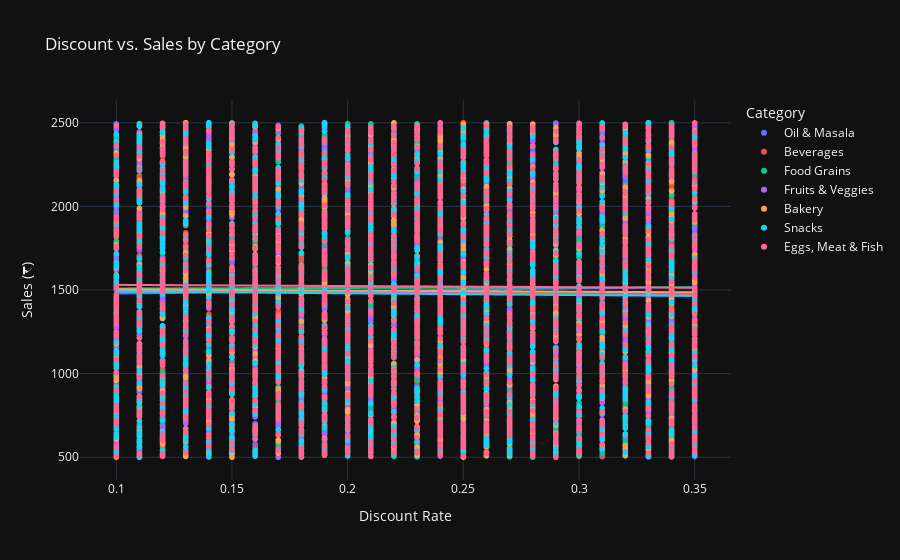

Notebook code cell kept with this figure:
### Code cell
fig = px.scatter(df, x='Discount', y='Sales', color='Category',
                 trendline='ols',
                 title='Discount vs. Sales by Category',
                 labels={'Discount': 'Discount Rate', 'Sales': 'Sales (₹)'})
fig.show()

### Figure 1 — Plotly figure (JSON) as saved in the notebook; plotly's stock layout.template omitted (floating-point values rounded to 4 significant figures; data arrays with more than 128 entries replaced by an {"elided": "..."} marker saying what was removed)
{"data": [{"hovertemplate": "Category=Oil & Masala<br>Discount Rate=%{x}<br>Sales (₹)=%{y}<extra></extra>", "legendgroup": "Oil & Masala", "marker": {"color": "#636efa", "symbol": "circle"}, "mode": "markers", "name": "Oil & Masala", "showlegend": true, "type": "scattergl", "x": {"elided": "1361 float values"}, "xaxis": "x", "y": {"elided": "1361 int values"}, "yaxis": "y"}, {"hovertemplate": "<b>OLS trendline</b><br>Sales = 154.167 * Discount + 1463.14<br>R<sup>2</sup>=0.000395<br><br>Category=Oil & Masala<br>Discount Rate=%{x}<br>Sales (₹)=%{y} <b>(trend)</b><extra></extra>", "legendgroup": "Oil & Masala", "marker": {"color": "#636efa", "symbol": "circle"}, "mode": "lines", "name": "Oil & Masala", "showlegend": false, "type": "scattergl", "x": {"elided": "1361 float values"}, "xaxis": "x", "y": {"elided": "1361 float values"}, "yaxis": "y"}, {"hovertemplate": "Category=Beverages<br>Discount Rate=%{x}<br>Sales (₹)=%{y}<extra></extra>", "legendgroup": "Beverages", "marker": {"color": "#EF553B", "symbol": "circle"}, "mode": "markers", "name": "Beverages", "showlegend": true, "type": "scattergl", "x": {"elided": "1400 float values"}, "xaxis": "x", "y": {"elided": "1400 int values"}, "yaxis": "y"}, {"hovertemplate": "<b>OLS trendline</b><br>Sales = -129.348 * Discount + 1519.3<br>R<sup>2</sup>=0.000278<br><br>Category=Beverages<br>Discount Rate=%{x}<br>Sales (₹)=%{y} <b>(trend)</b><extra></extra>", "legendgroup": "Beverages", "marker": {"color": "#EF553B", "symbol": "circle"}, "mode": "lines", "name": "Beverages", "showlegend": false, "type": "scattergl", "x": {"elided": "1400 float values"}, "xaxis": "x", "y": {"elided": "1400 float values"}, "yaxis": "y"}, {"hovertemplate": "Category=Food Grains<br>Discount Rate=%{x}<br>Sales (₹)=%{y}<extra></extra>", "legendgroup": "Food Grains", "marker": {"color": "#00cc96", "symbol": "circle"}, "mode": "markers", "name": "Food Grains", "showlegend": true, "type": "scattergl", "x": {"elided": "1398 float values"}, "xaxis": "x", "y": {"elided": "1398 int values"}, "yaxis": "y"}, {"hovertemplate": "<b>OLS trendline</b><br>Sales = 30.6877 * Discount + 1506.06<br>R<sup>2</sup>=0.000016<br><br>Category=Food Grains<br>Discount Rate=%{x}<br>Sales (₹)=%{y} <b>(trend)</b><extra></extra>", "legendgroup": "Food Grains", "marker": {"color": "#00cc96", "symbol": "circle"}, "mode": "lines", "name": "Food Grains", "showlegend": false, "type": "scattergl", "x": {"elided": "1398 float values"}, "xaxis": "x", "y": {"elided": "1398 float values"}, "yaxis": "y"}, {"hovertemplate": "Category=Fruits & Veggies<br>Discount Rate=%{x}<br>Sales (₹)=%{y}<extra></extra>", "legendgroup": "Fruits & Veggies", "marker": {"color": "#ab63fa", "symbol": "circle"}, "mode": "markers", "name": "Fruits & Veggies", "showlegend": true, "type": "scattergl", "x": {"elided": "1418 float values"}, "xaxis": "x", "y": {"elided": "1418 int values"}, "yaxis": "y"}, {"hovertemplate": "<b>OLS trendline</b><br>Sales = -112.444 * Discount + 1507.25<br>R<sup>2</sup>=0.000224<br><br>Category=Fruits & Veggies<br>Discount Rate=%{x}<br>Sales (₹)=%{y} <b>(trend)</b><extra></extra>", "legendgroup": "Fruits & Veggies", "marker": {"color": "#ab63fa", "symbol": "circle"}, "mode": "lines", "name": "Fruits & Veggies", "showlegend": false, "type": "scattergl", "x": {"elided": "1418 float values"}, "xaxis": "x", "y": {"elided": "1418 float values"}, "yaxis": "y"}, {"hovertemplate": "Category=Bakery<br>Discount Rate=%{x}<br>Sales (₹)=%{y}<extra></extra>", "legendgroup": "Bakery", "marker": {"color": "#FFA15A", "symbol": "circle"}, "mode": "markers", "name": "Bakery", "showlegend": true, "type": "scattergl", "x": {"elided": "1413 float values"}, "xaxis": "x", "y": {"elided": "1413 int values"}, "yaxis": "y"}, {"hovertemplate": "<b>OLS trendline</b><br>Sales = -70.4803 * Discount + 1510.78<br>R<sup>2</sup>=0.000078<br><br>Category=Bakery<br>Discount Rate=%{x}<br>Sales (₹)=%{y} <b>(trend)</b><extra></extra>", "legendgroup": "Bakery", "marker": {"color": "#FFA15A", "symbol": "circle"}, "mode": "lines", "name": "Bakery", "showlegend": false, "type": "scattergl", "x": {"elided": "1413 float values"}, "xaxis": "x", "y": {"elided": "1413 float values"}, "yaxis": "y"}, {"hovertemplate": "Category=Snacks<br>Discount Rate=%{x}<br>Sales (₹)=%{y}<extra></extra>", "legendgroup": "Snacks", "marker": {"color": "#19d3f3", "symbol": "circle"}, "mode": "markers", "name": "Snacks", "showlegend": true, "type": "scattergl", "x": {"elided": "1514 float values"}, "xaxis": "x", "y": {"elided": "1514 int values"}, "yaxis": "y"}, {"hovertemplate": "<b>OLS trendline</b><br>Sales = -106.548 * Discount + 1501.56<br>R<sup>2</sup>=0.000192<br><br>Category=Snacks<br>Discount Rate=%{x}<br>Sales (₹)=%{y} <b>(trend)</b><extra></extra>", "legendgroup": "Snacks", "marker": {"color": "#19d3f3", "symbol": "circle"}, "mode": "lines", "name": "Snacks", "showlegend": false, "type": "scattergl", "x": {"elided": "1514 float values"}, "xaxis": "x", "y": {"elided": "1514 float values"}, "yaxis": "y"}, {"hovertemplate": "Category=Eggs, Meat & Fish<br>Discount Rate=%{x}<br>Sales (₹)=%{y}<extra></extra>", "legendgroup": "Eggs, Meat & Fish", "marker": {"color": "#FF6692", "symbol": "circle"}, "mode": "markers", "name": "Eggs, Meat & Fish", "showlegend": true, "type": "scattergl", "x": {"elided": "1490 float values"}, "xaxis": "x", "y": {"elided": "1490 int values"}, "yaxis": "y"}, {"hovertemplate": "<b>OLS trendline</b><br>Sales = -68.7079 * Discount + 1537.4<br>R<sup>2</sup>=0.000075<br><br>Category=Eggs, Meat & Fish<br>Discount Rate=%{x}<br>Sales (₹)=%{y} <b>(trend)</b><extra></extra>", "legendgroup": "Eggs, Meat & Fish", "marker": {"color": "#FF6692", "symbol": "circle"}, "mode": "lines", "name": "Eggs, Meat & Fish", "showlegend": false, "type": "scattergl", "x": {"elided": "1490 float values"}, "xaxis": "x", "y": {"elided": "1490 float values"}, "yaxis": "y"}], "layout": {"legend": {"title": {"text": "Category"}, "tracegroupgap": 0}, "title": {"text": "Discount vs. Sales by Category"}, "xaxis": {"anchor": "y", "domain": [0, 1], "title": {"text": "Discount Rate"}}, "yaxis": {"anchor": "x", "domain": [0, 1], "title": {"text": "Sales (₹)"}}}}
